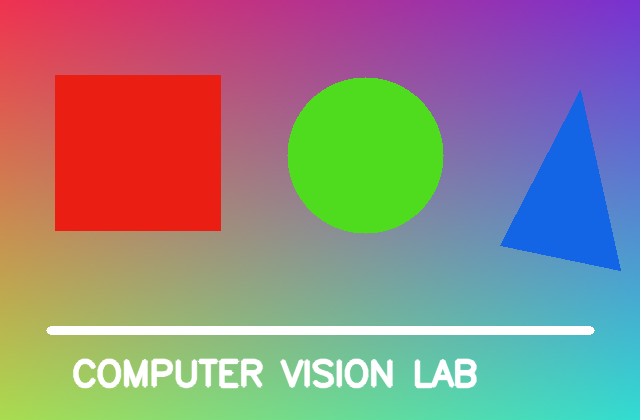
#> input picture Experiment-40-draw-rectangle-and-extract-object/input/sample_image.png, 640 x 420 px
$ python program.py
#> lines starting #> are read from the running program, lines starting #| are printed output that depends on the picture; after the words box and inside, x2 and y2 are one past the last pixel; in counts of white or black regions, pixels touching at a corner belong together
### cv_utils.py
"""Shared utility functions for the Computer Vision lab experiments."""

from pathlib import Path
import cv2
import numpy as np


def read_image(path: Path, flags: int = cv2.IMREAD_COLOR) -> np.ndarray:
#> called with flags = 1
    image = cv2.imread(str(path), flags)
#> image is the input picture: shape (420, 640, 3); mean B, G, R 133.1, 135.5, 146.3
    if image is None:
        raise FileNotFoundError(f"Could not read input image: {path}")
    return image


def ensure_output_dir(path: Path) -> Path:
    path.mkdir(parents=True, exist_ok=True)
    return path


def save_image(path: Path, image: np.ndarray) -> None:
    path.parent.mkdir(parents=True, exist_ok=True)
    if not cv2.imwrite(str(path), image):
        raise OSError(f"Could not write output image: {path}")


def normalize_to_uint8(image: np.ndarray) -> np.ndarray:
    return cv2.normalize(image, None, 0, 255, cv2.NORM_MINMAX).astype(np.uint8)


# [14 lines left out: functions open_video, make_video_writer, not called in this run]

### Experiment-40-draw-rectangle-and-extract-object/program.py
from pathlib import Path
import sys
import cv2
import numpy as np


HERE = Path(__file__).resolve().parent
ROOT = HERE.parent
sys.path.insert(0, str(ROOT))

from cv_utils import (
    ensure_output_dir,
    make_video_writer,
    normalize_to_uint8,
    open_video,
    read_image,
    save_image,
)

INPUT_DIR = HERE / "input"
OUTPUT_DIR = ensure_output_dir(HERE / "output")

image = read_image(INPUT_DIR / "sample_image.png")
height, width = image.shape[:2]
#> height = 420; width = 640
start = (70, 70)
end = (300, 285)

rectangle_image = image.copy()
cv2.rectangle(rectangle_image, start, end, (0, 0, 255), 4)
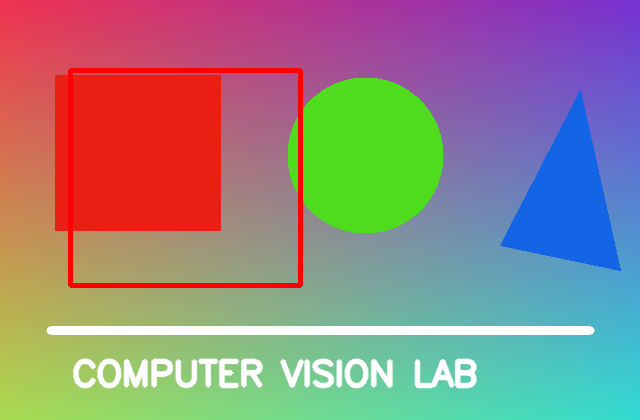
#> rectangle_image: shape (420, 640, 3); 1.65% of pixels changed, all inside (x1, y1, x2, y2) = (68, 68, 303, 288)
extracted = image[start[1]:end[1], start[0]:end[0]].copy()
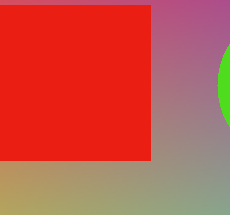
#> extracted: shape (215, 230, 3); mean B, G, R 73.1, 84.1, 197.1

save_image(OUTPUT_DIR / "rectangle.png", rectangle_image)
save_image(OUTPUT_DIR / "extracted_object.png", extracted)
print("Saved rectangle.png and extracted_object.png")
